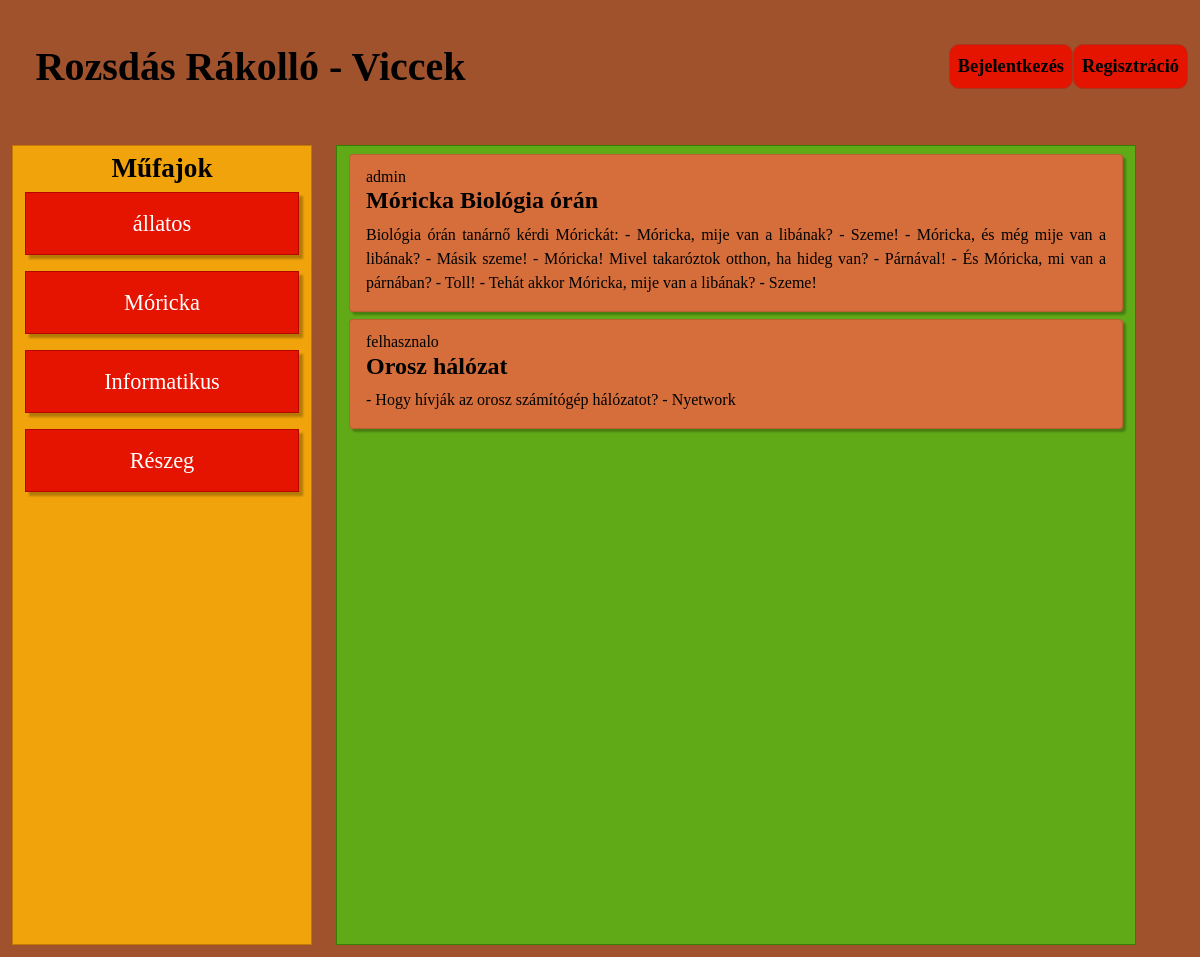
Before: /Oldal/index.php with the older database file.
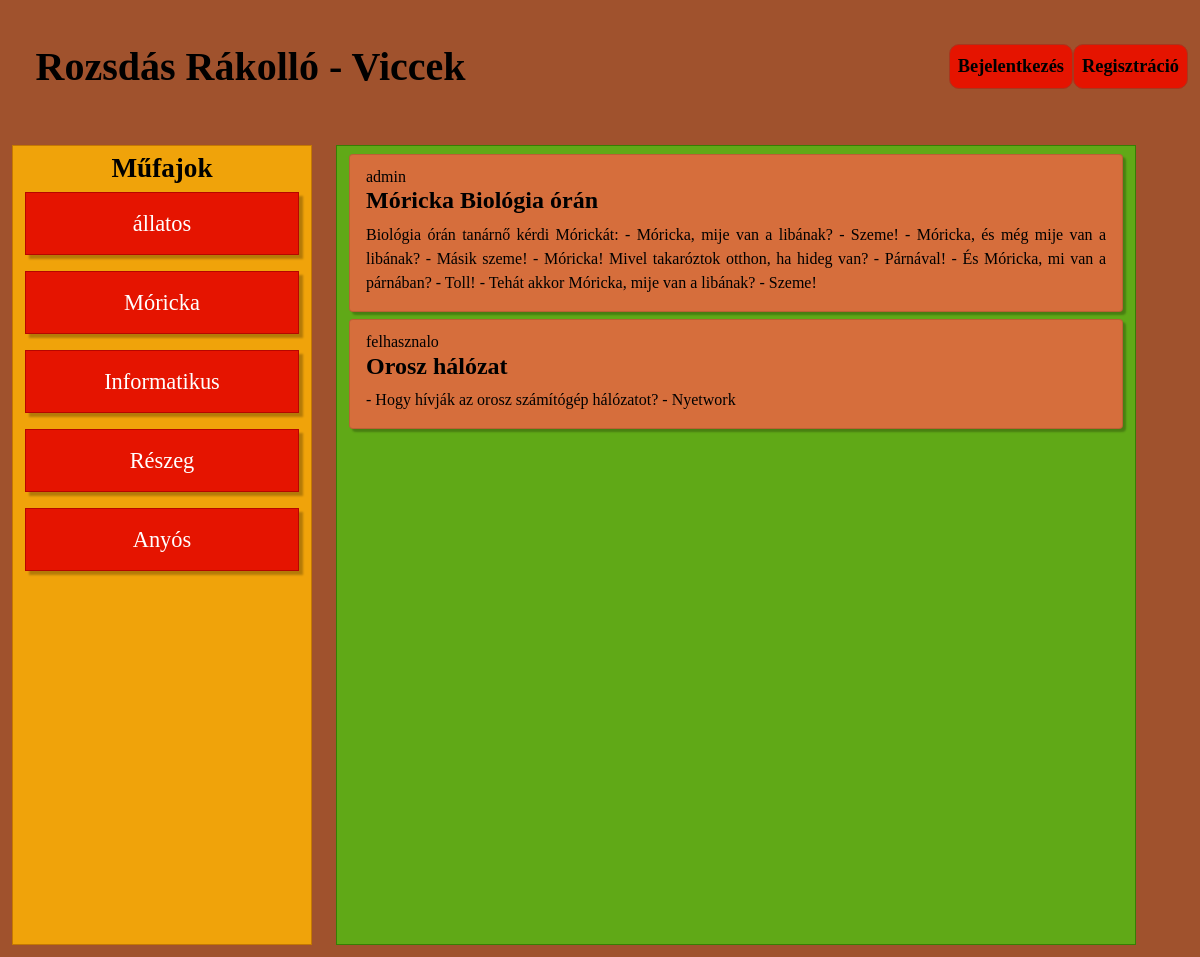
After: the same page with the newer database file.
### tables this page shows
CREATE TABLE `mufajok` (
  `mufajok_id` int(11) NOT NULL,
  `mufaj_neve` varchar(45) NOT NULL
);

CREATE TABLE `posztok` (
  `posztok_id` int(11) NOT NULL,
  `cim` varchar(45) NOT NULL,
  `bejegyzes` varchar(300) NOT NULL,
  `mufaj` int(11) NOT NULL,
  `engedelyezve` varchar(4) NOT NULL DEFAULT 'Nem',
  `felhasznalok_felhasznalok_id` int(11) NOT NULL
);

CREATE TABLE `felhasznalok` (
  `felhasznalok_id` int(11) NOT NULL,
  `username` varchar(45) NOT NULL,
  `password` varchar(45) NOT NULL,
  `szuletesi_datum` date NOT NULL,
  `jogosultsag` char(1) NOT NULL
);

### Oldal/classes/db.class.php (called while the page is built)
<?php
    class Db{
        private $host= 'localhost';
        private $user= 'root';
        private $pwd= '';
        private $database= 'rozsdas_rakollo';
        protected function connect(){
            try{
                $dsn='mysql:host='.$this->host.';dbname='.$this->database;
                $pdo=new PDO($dsn, $this->user, $this->pwd);
                $pdo->setAttribute(PDO::ATTR_DEFAULT_FETCH_MODE, PDO::FETCH_ASSOC);
                return $pdo;
            }
            catch(PDOException $error)
            {
                echo "Kapcsolodási hiba:". $error->getMessage();
            }
        }
    }
?>

### Oldal/classes/model.class.php (called while the page is built, shortened)
<?php
    class Model extends Db{
        protected function MufajokM(){
            $sql="SELECT * FROM mufajok";
            $stmt=$this->connect()->prepare($sql);
            $stmt->execute();
            return $stmt;
        }
        protected function PosztokM(){
            $sql="SELECT * FROM posztok INNER JOIN felhasznalok ON posztok.felhasznalok_felhasznalok_id=felhasznalok.felhasznalok_id where engedelyezve = 'Igen'";
            $stmt=$this->connect()->prepare($sql);
            $stmt->execute();
            return $stmt;
        }
    }
?>

### Oldal/classes/view.class.php (the view, shortened to what this page needs)
<?php
    class View extends Model{
        public function Mufajok(){
            $stmt=$this->MufajokM();
            echo '<h4>Műfajok</h4>';
            while($row=$stmt->fetch())
            {
                echo'
                <p>'.$row["mufaj_neve"].'</p>
                ';
            }
        }
        public function Posztok(){
            $stmt=$this->PosztokM();
            while($row=$stmt->fetch())
            {
                echo'
                <div class="card">
                    <div class="card-body">
                        <h6 class="card-subtitle">'.$row["username"].'</h6>
                        <h5 class="card-title">'.$row["cim"].'</h5>
                        <p class="card-text">'.$row["bejegyzes"].'</p>
                    </div>
                </div>
                ';
            }
        }
    }
?>

### Oldal/index.php (shortened to what this page needs)
<!DOCTYPE html>
<html lang="hu">
  <head>
    <link href="assets/bootstrap/bootstrap.min.css" rel="stylesheet" type="text/css">
    <link href="styles/styles.css" rel="stylesheet" type="text/css">
  </head>
  <body>
    <?php
      include("includes/menu.inc.php");
    ?>
    <div class="container-fluid">
      <div class="row content">
        <div class="col-3 sidenav">
          <?php
            $mufajok = new View;
            $mufajok->Mufajok();
          ?>
        </div>
        <div class="col-8 main">
          <?php
            $posztok = new View;
            $posztok->Posztok();
          ?>
        </div>
      </div>
    </div>
  </body>
</html>

### Oldal/includes/menu.inc.php
<?php
echo'
    <nav class="navbar navbar-expand-md">
        <div class="container-fluid">
            <a class="navbar-brand" href="index.php">Rozsdás Rákolló - Viccek</a>
            <button class="navbar-toggler" type="button" data-bs-toggle="collapse" data-bs-target="#navbarSupportedContent" aria-controls="navbarSupportedContent" aria-expanded="false" aria-label="Toggle navigation">
                <span class="navbar-toggler-icon"></span>
            </button>
            <div class="collapse navbar-collapse justify-content-end" id="navbarSupportedContent">
                <ul class="navbar-nav">
                    <li class="nav-item">
                        <a class="nav-link" href="bejelentkezes.php">Bejelentkezés</a>
                    </li>
                    <li class="nav-item">
                        <a class="nav-link" href="regisztracio.php">Regisztráció</a>
                    </li>
                </ul>
            </div>
        </div>
    </nav>
';
?>

### Oldal/styles/styles.css (style rules this page uses)
html, body { font-family: 'Times New Roman', Times, serif; color: #000 !important; background-color: #A0522D !important; }
.row.content { height: 70%; width: auto; }
.navbar { background-color: #A0522D; }
.navbar a, .navbar a:active, .navbar a:visited { color: #000; font-weight: bold; }
.navbar .navbar-brand { font-size: 250%; margin: 2%; }
.navbar li { background-color: #E51400; border: 1px solid #A6381F; border-radius: 10px; font-size: 115%; }
.sidenav { height: 100vh; background-color: #F0A30A; margin: 1%; border: 1px solid #C57802; }
.sidenav h4 { font-size: 170%; font-weight: bold; text-align: center; margin-top: 2%; }
.sidenav p { background-color: #E51400; color: #fff; text-align: center; width: 100%; height: auto; padding: 5%; border: 1px solid #B60600; box-shadow: 4px 4px 2px rgba(0, 0, 0, 0.25); font-size: 140%; }
.main { background-color: #60A917; height: 100vh; margin: 1%; border: 1px solid #357F04; }
.card { background-color: #D66E3C; width: 100%; margin: 1%; margin-left: 0px; box-shadow: 3px 3px 2px rgba(0, 0, 0, 0.25); }
.card .card-body .card-subtitle { color: #000; }
.card .card-body .card-title { font-weight: bold; font-size: 150%; }
.card .card-body .card-text { text-align: justify; }

Changed rows visible on the page:
added mufajok: mufaj_neve "Anyós"
